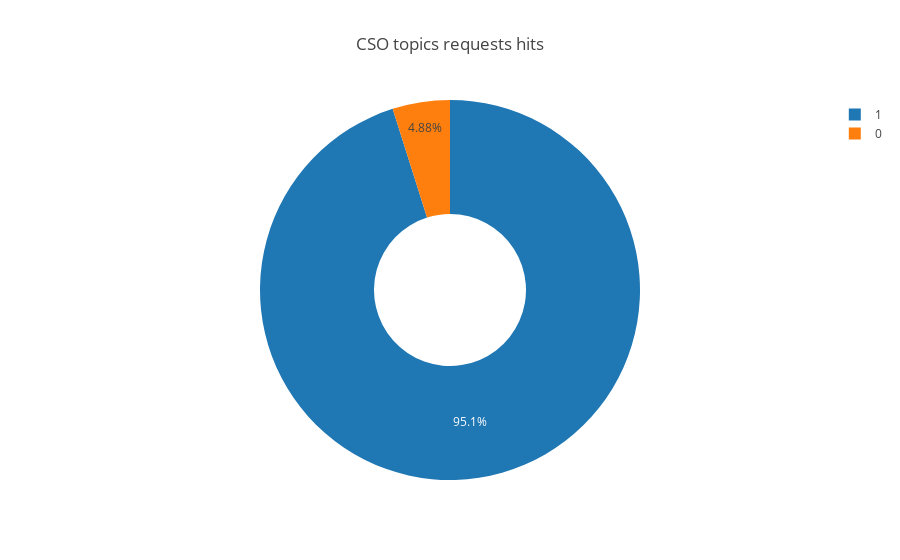

Notebook source saved alongside this figure:
### Code cell
hits = topics_req_df.groupby('exists')[['id']].nunique()

pie = go.Pie(values=hits.id,
              labels=hits.index,
              textposition='inside',
              name='Hits',
              hoverinfo='label+value+name',
              hole=.4)

donut = go.Layout(title='CSO topics requests hits')
fig = go.Figure(data=[pie], layout=donut)
plotly.offline.iplot(fig)

### Figure 1 — Plotly figure (JSON) as saved in the notebook; plotly's stock layout.template omitted (floating-point values rounded to 4 significant figures)
{"data": [{"hole": 0.4, "hoverinfo": "label+value+name", "labels": ["0", "1"], "name": "Hits", "textposition": "inside", "type": "pie", "uid": "ea8d9239-cae9-40d2-93eb-f0900a7a7aec", "values": [292, 5691]}], "layout": {"title": "CSO topics requests hits"}}
